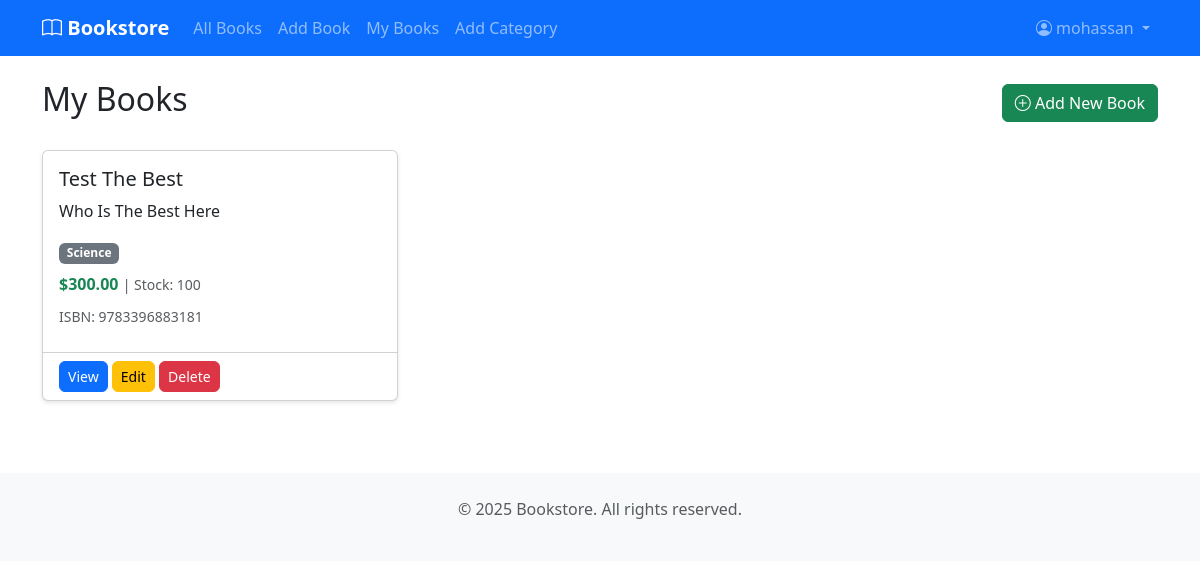
The page /my-books/ (signed in) on the database its author committed.
### bookstore/models.py (models this page shows, shortened)
class Book(models.Model):
    title = models.CharField(
        max_length=50,
        validators=[
            MinLengthValidator(10),
            MaxLengthValidator(50)
        ]
    )
    description = models.TextField(blank=True)
    publication_date = models.DateField()
    price = models.DecimalField(max_digits=10, decimal_places=2)
    stock_quantity = models.PositiveIntegerField(default=0)
    user = models.ForeignKey(User, on_delete=models.CASCADE, related_name='books')
    categories = models.ManyToManyField(Category, related_name='books')
    created_at = models.DateTimeField(auto_now_add=True)
    updated_at = models.DateTimeField(auto_now=True)
    class Meta:
        ordering = ['-created_at']

class Category(models.Model):
    name = models.CharField(
        max_length=100,
        validators=[MinLengthValidator(2)],
        unique=True
    )
    description = models.TextField(blank=True)
    created_at = models.DateTimeField(auto_now_add=True)
    class Meta:
        verbose_name_plural = "Categories"
        ordering = ['name']

class ISBN(models.Model):
    isbn_number = models.CharField(max_length=13, unique=True, editable=False)
    author = models.CharField(max_length=200)
    title = models.CharField(max_length=200)
    book = models.OneToOneField(Book, on_delete=models.CASCADE, related_name='isbn')
    created_at = models.DateTimeField(auto_now_add=True)
    class Meta:
        verbose_name = "ISBN"
        verbose_name_plural = "ISBNs"

### bookstore/views.py (the view)
# urls.py: path('my-books/', views.my_books_view, name='my_books'),
@login_required
def my_books_view(request):
    books = Book.objects.filter(user=request.user).select_related('isbn').prefetch_related('categories')
    return render(request, 'bookstore/my_books.html', {'books': books})

### templates/bookstore/my_books.html (shortened to what this page needs)
{% extends 'base.html' %}
{% block content %}
<div class="d-flex justify-content-between align-items-center mb-4">
    <h2>My Books</h2>
    <a href="{% url 'book_create' %}" class="btn btn-success">
        <i class="bi bi-plus-circle"></i> Add New Book
    </a>
</div>
{% if books %}
<div class="row">
    {% for book in books %}
    <div class="col-lg-6 col-xl-4 mb-4">
        <div class="card">
            <div class="card-body">
                <h5 class="card-title">{{ book.title }}</h5>
                <p class="card-text">{{ book.description|truncatewords:15 }}</p>
                <div class="mb-2">
                    {% for category in book.categories.all %}
                    <span class="badge bg-secondary">{{ category.name }}</span>
                    {% endfor %}
                </div>
                <div class="mb-2">
                    <strong class="text-success">${{ book.price }}</strong>
                    <small class="text-muted">| Stock: {{ book.stock_quantity }}</small>
                </div>
                {% if book.isbn %}
                <div class="mb-2">
                    <small class="text-muted">ISBN: {{ book.isbn.isbn_number }}</small>
                </div>
                {% endif %}
            </div>
            <div class="card-footer bg-transparent">
                <a href="{% url 'book_detail' book.pk %}" class="btn btn-primary btn-sm">View</a>
                <a href="{% url 'book_edit' book.pk %}" class="btn btn-warning btn-sm">Edit</a>
                {% if perms.bookstore.delete_book %}
                <a href="{% url 'book_delete' book.pk %}" class="btn btn-danger btn-sm">Delete</a>
                {% endif %}
            </div>
        </div>
    </div>
    {% endfor %}
</div>
{% endif %}
{% endblock %}

### templates/base.html (shortened to what this page needs)
<!DOCTYPE html>
<html lang="en">
<head>
    <link href="https://cdn.jsdelivr.net/npm/bootstrap@5.3.0/dist/css/bootstrap.min.css" rel="stylesheet">
    <link href="https://cdn.jsdelivr.net/npm/bootstrap-icons@1.10.0/font/bootstrap-icons.css" rel="stylesheet">
    <link href="{% load static %}{% static 'css/custom.css' %}" rel="stylesheet">
</head>
<body>
    <nav class="navbar navbar-expand-lg navbar-dark bg-primary">
        <div class="container">
            <a class="navbar-brand" href="{% url 'book_list' %}">
                <i class="bi bi-book"></i> Bookstore
            </a>
            <div class="collapse navbar-collapse" id="navbarNav">
                <ul class="navbar-nav me-auto">
                    <li class="nav-item">
                        <a class="nav-link" href="{% url 'book_list' %}">All Books</a>
                    </li>
                    {% if user.is_authenticated %}
                    <li class="nav-item">
                        <a class="nav-link" href="{% url 'book_create' %}">Add Book</a>
                    </li>
                    <li class="nav-item">
                        <a class="nav-link" href="{% url 'my_books' %}">My Books</a>
                    </li>
                    {% if perms.bookstore.add_category %}
                    <li class="nav-item">
                        <a class="nav-link" href="{% url 'category_create' %}">Add Category</a>
                    </li>
                    {% endif %}
                    {% endif %}
                </ul>
                <ul class="navbar-nav">
                    {% if user.is_authenticated %}
                    <li class="nav-item dropdown">
                        <a class="nav-link dropdown-toggle" href="#" id="navbarDropdown" role="button" data-bs-toggle="dropdown">
                            <i class="bi bi-person-circle"></i> {{ user.username }}
                        </a>
                    </li>
                    {% endif %}
                </ul>
            </div>
        </div>
    </nav>
    <main class="container mt-4">
        {% block content %}
        {% endblock %}
    </main>
    <footer class="bg-light mt-5 py-4">
        <div class="container text-center">
            <p class="text-muted">&copy; 2025 Bookstore. All rights reserved.</p>
        </div>
    </footer>
</body>
</html>

### static/css/custom.css (style rules this page uses)
.card { transition: transform 0.2s ease-in-out; box-shadow: 0 2px 4px rgba(0,0,0,0.1); }
.navbar-brand { font-weight: bold; }
.btn { border-radius: 0.375rem; }
.badge { font-size: 0.75em; margin-right: 0.25rem; }
footer { margin-top: auto; }

### rows shown on the page
Book: title "Test The Best", description "Who Is The Best Here", price "300.00", stock_quantity "100", isbn.isbn_number "9783396883181"
Category: name "Science"

### other values the page prints
{{ user.username }} "mohassan"
